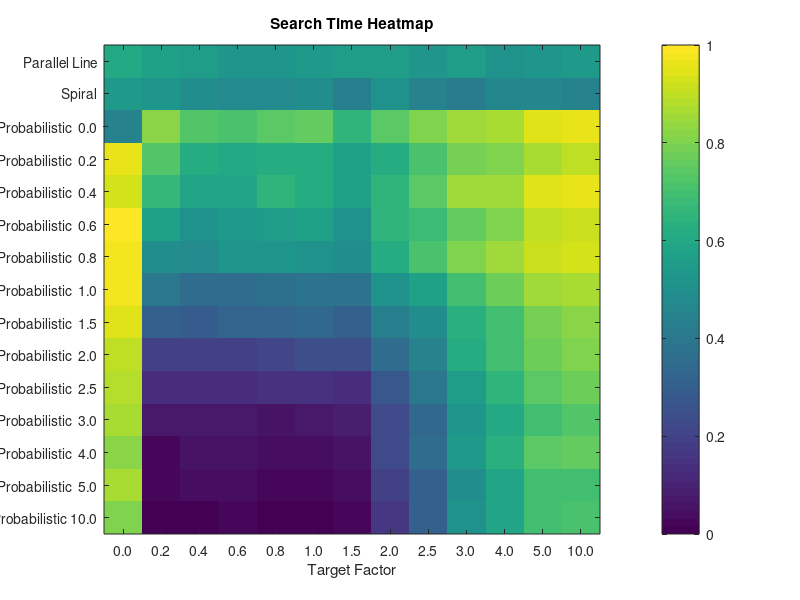

Write MATLAB code to recreate this figure.
close all;

rows = {
    'Parallel Line',
    'Spiral',
    'Probabilistic  0.0',
    'Probabilistic  0.2',
    'Probabilistic  0.4',
    'Probabilistic  0.6',
    'Probabilistic  0.8',
    'Probabilistic  1.0',
    'Probabilistic  1.5',
    'Probabilistic  2.0',
    'Probabilistic  2.5',
    'Probabilistic  3.0',
    'Probabilistic  4.0',
    'Probabilistic  5.0',
    'Probabilistic 10.0'
};

columns = {
    '0.0',
    '0.2',
    '0.4',
    '0.6',
    '0.8',
    '1.0',
    '1.5',
    '2.0',
    '2.5',
    '3.0',
    '4.0',
    '5.0',
    '10.0',
};

values = {
    [211.77, 200.60, 198.32, 188.60, 188.81, 193.91, 196.23, 198.96, 187.99, 197.68, 184.25, 189.55, 193.83];
    [193.72, 190.12, 180.52, 176.26, 176.93, 180.42, 164.57, 183.30, 167.78, 162.05, 174.19, 170.82, 168.56];
    [168.56, 270.15, 243.1 , 237.11, 246.37, 252.47, 223.74, 246.32, 266.1 , 277.44, 280.61, 300.87, 306.86],
    [305.53, 243.59, 215.11, 209.96, 212.38, 212.13, 202.28, 215.73, 238.69, 260.05, 262.52, 282.49, 289.32],
    [298.24, 227.05, 207.84, 207.63, 220.45, 212.70, 202.56, 224.55, 248.72, 276.52, 278.31, 299.67, 306.34],
    [315.97, 200.25, 186.61, 195.36, 196.37, 200.01, 185.24, 221.69, 231.35, 253.56, 264.38, 290.13, 294.82],
    [308.98, 182.37, 178.56, 187.53, 188.83, 186.73, 181.58, 216.18, 239.89, 265.19, 274.45, 294.67, 299.17],
    [311.74, 156.41, 144.88, 144.69, 149.12, 153.20, 151.09, 183.28, 203.29, 237.00, 254.51, 277.27, 278.61],
    [299.54, 129.27, 128.61, 134.92, 134.73, 137.40, 130.74, 165.00, 182.87, 220.11, 233.84, 259.83, 266.42],
    [287.5 , 101.43, 102.13, 103.92, 104.86, 112.70, 115.01, 145.00, 168.21, 213.41, 235.36, 257.18, 264.63],
    [283.49,  84.46,  84.64,  86.82,  87.77,  89.13,  86.72, 124.41, 154.39, 197.20, 221.68, 247.40, 256.56],
    [279.66,  68.68,  68.13,  67.12,  66.55,  68.72,  73.60, 112.11, 140.35, 188.04, 209.06, 233.07, 242.98],
    [267.34,  58.34,  63.15,  63.41,  62.35,  60.65,  64.87, 109.88, 141.75, 192.46, 217.40, 246.56, 252.17],
    [281.01,  57.14, 58.613,  58.67,  57.85,  56.33,  61.85, 102.53, 131.46, 179.73, 206.70, 234.40, 237.00],
    [265.68,  50.04, 52.374,  55.04,  53.35,  52.49,  56.71,  93.09, 132.17, 185.19, 206.40, 233.21, 240.86]
};

d = containers.Map(rows, values);

valuesMatrix = cell2mat(values);
minValue = min(valuesMatrix(:));
maxValue = max(valuesMatrix(:));
normalizedValuesMatrix = (valuesMatrix - minValue) / (maxValue - minValue);

figure;
imagesc(normalizedValuesMatrix);
colorbar;
% colormap('hot');

xticks(1:size(normalizedValuesMatrix, 2));
xticklabels(columns);
yticks(1:size(normalizedValuesMatrix, 1));
yticklabels(rows);
xlabel('Target Factor');
ylabel('Search Type');
title('Search Time Heatmap');